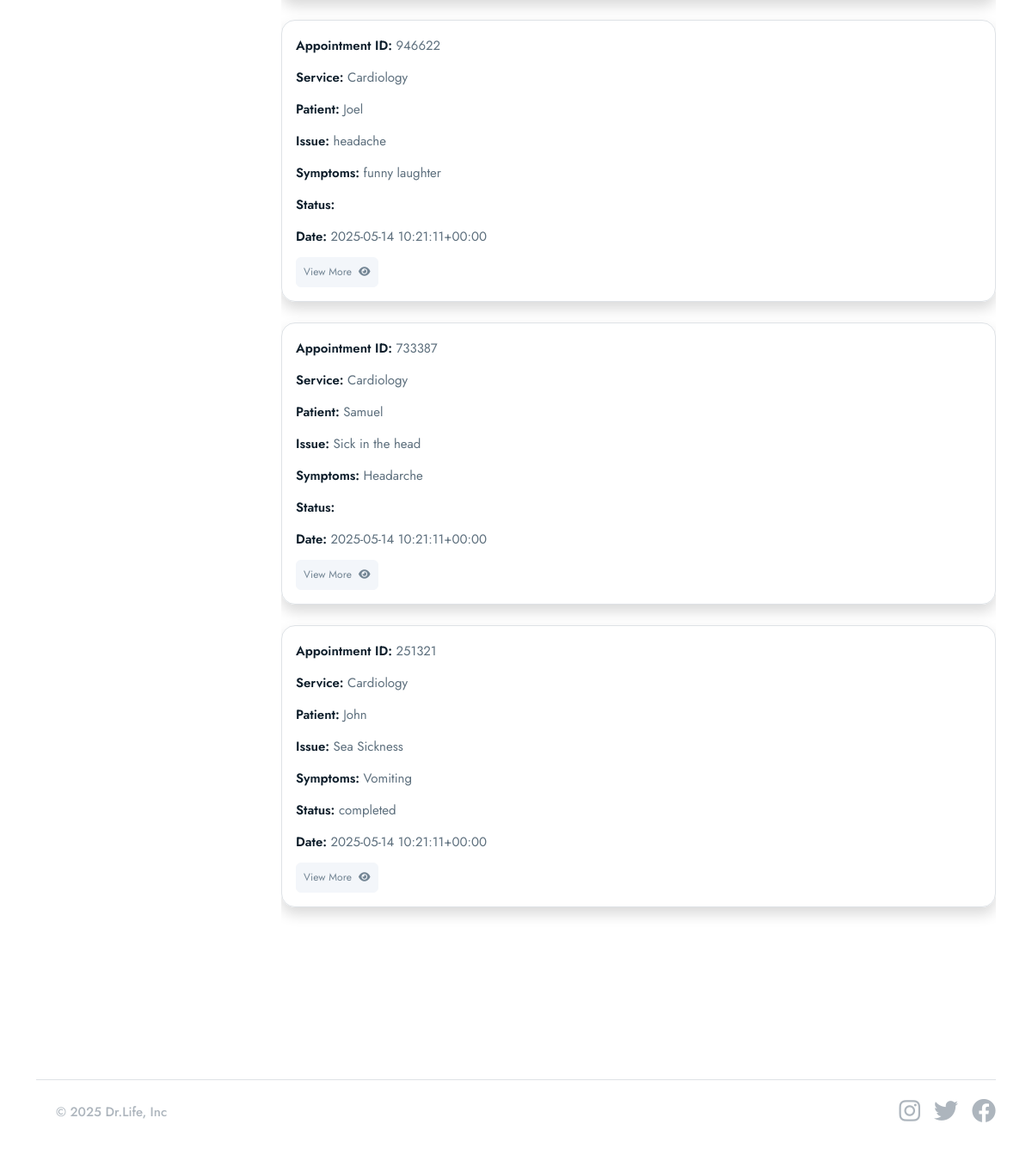
Before: /doctor/appointments/ (signed in, lower part) with the older database file.
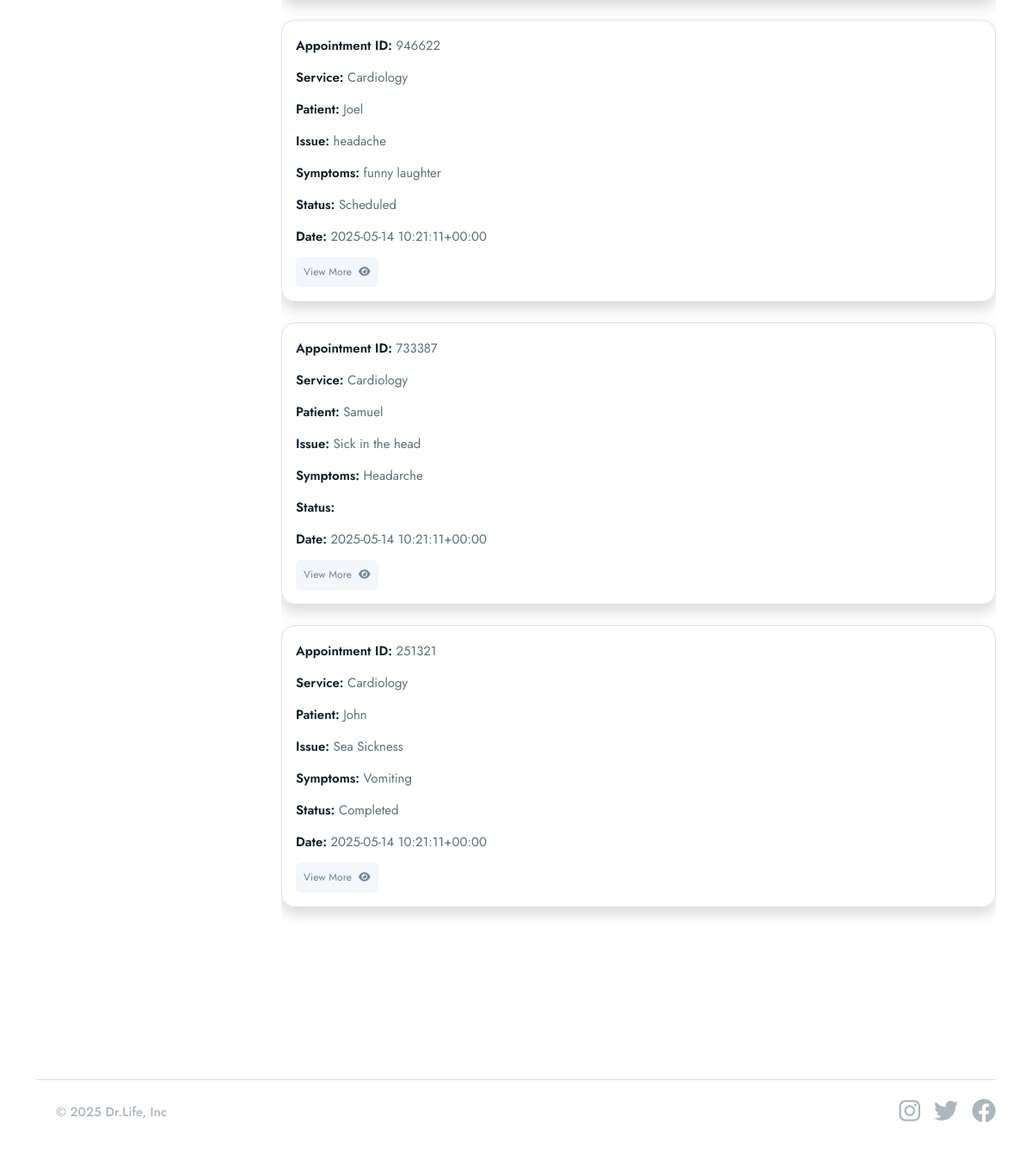
After: the same page with the newer database file.
### base/models.py (models this page shows, shortened)
class Appointment(models.Model):
    STATUS = [
        ('Scheduled','Scheduled'),
        ('Completed','Completed'),
        ('Pending','Pending'),
        ('Cancelled','Cancelled'),
    ]
    service = models.ForeignKey(Service, on_delete=models.SET_NULL, null=True, blank=True, related_name='service_app')
    doctor = models.ForeignKey(doctor_models.Doctor, on_delete=models.SET_NULL, null=True, blank=True, related_name='service_app')
    patient = models.ForeignKey(patient_models.Patient, on_delete=models.SET_NULL, null=True, blank=True, related_name='service_app')
    appointment_date = models.TextField(null=True, blank=True)
    issues = models.TextField(blank=True, null=True)
    symptoms = models.TextField(blank=True, null=True)
    appointment_id = ShortUUIDField(length=6, max_length=10, alphabet="1234567890")
    status = models.CharField(max_length=120, choices=STATUS)

class Service(models.Model):
    image = models.ImageField(upload_to="images", null=True, blank=True)
    name = models.CharField(max_length=255)
    description = models.TextField(blank=True, null=True)
    cost = models.DecimalField(max_digits=10, decimal_places=2)
    available_doctors = models.ManyToManyField(doctor_models.Doctor, blank=True)

### patient/models.py (models this page shows, shortened)
class Patient(models.Model):
    user = models.OneToOneField(userauths_models.User, on_delete=models.CASCADE)
    image = models.ImageField(upload_to="images", null=True, blank=True)
    full_name = models.CharField(max_length=100)
    mobile = models.CharField(max_length=15, null=True, blank=True,)
    email = models.EmailField(max_length=100)
    address = models.CharField(max_length=100, null=True, blank=True)
    gender = models.CharField(max_length=10, choices=GENDER_CHOICES)
    dob = models.CharField(max_length=100, null=True, blank=True)

### doctor/views.py (the view)
# urls.py: path("appointments/", views.appointments, name='appointments'),
@login_required
def appointments(request):
    doctor = doctor_models.Doctor.objects.get(user=request.user)
    appointments = base_models.Appointment.objects.filter(doctor=doctor)
    context  = {
        'appointments': appointments,
    }
    return render(request, 'doctor/appointments.html', context)

### templates/doctor/appointments.html (shortened to what this page needs)
{% extends "partials/base.html" %}
{% block content %}
    <section class="pt-5 pb-5">
    <div class="container">
        <div class="row mt-0 mt-md-4">
          {% include 'doctor/sidebar.html' %}
            <div class="col-lg-9 col-md-8 col-12">
                <div class="card mb-4">
                    {% for a in appointments %}
                        <div class="shadow border p-3 mb-4 rounded-4">
                            <a href="{% url 'doctor:appointment_detail' a.appointment_id %}" class="text-decoration-none text-dark">
                                <p><span class="fw-semibold text-dark">Appointment ID:</span> {{a.appointment_id}} </p>
                                <p><span class="fw-semibold text-dark">Service:</span> {{a.service.name}} </p>
                                <p><span class="fw-semibold text-dark">Patient:</span> {{a.patient.full_name}}</p>
                                <p><span class="fw-semibold text-dark">Issue:</span> {{a.issues}} </p>
                                <p><span class="fw-semibold text-dark">Symptoms:</span> {{a.symptoms}} </p>
                                <p><span class="fw-semibold text-dark">Status:</span> {{a.status}} </p>
                                <p><span class="fw-semibold text-dark">Date:</span> {{a.appointment_date}} </p>
                                <button class="btn btn-secondary btn-sm">View More <i class="fas fa-eye ms-2"></i></button>
                            </a>
                        </div>
                    {% endfor %}
                </div>
            </div>
        </div>
    </div>
</section>
{% endblock content %}

Changed rows visible on the page:
changed Appointment "headache": status (not shown) → "Scheduled"
changed Appointment "Sea Sickness": status "completed" → "Completed"
